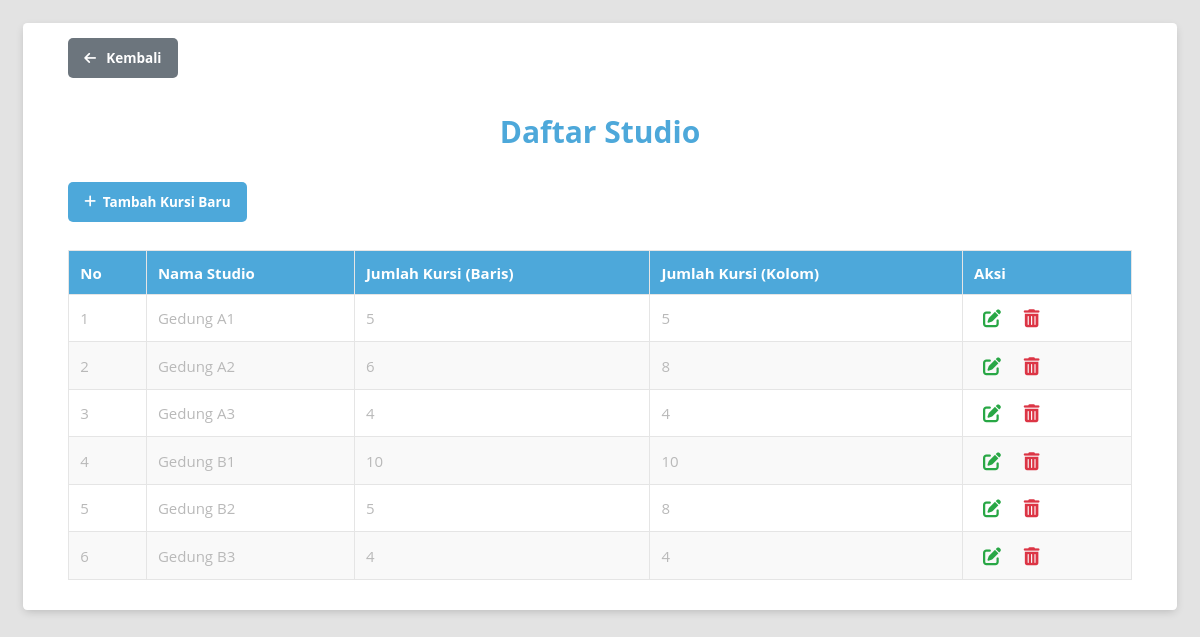
The app's page /src/Presentations/Handlers/Studio/studio_list.php with its own data.
### tables this page shows
CREATE TABLE `studio` (
  `idstudio` int NOT NULL AUTO_INCREMENT,
  `nama_studio` varchar(255) NULL DEFAULT NULL,
  `jumlah_kursi_baris` int NULL DEFAULT NULL,
  `jumlah_kursi_kolom` int NULL DEFAULT NULL,
  PRIMARY KEY (`idstudio`) USING BTREE
);

### src/Presentations/Handlers/Studio/studio_list.php (called while the page is built)
<?php
require_once '../../../init.php';
$studioList = $studioController->getAllStudios();
include '../../Views/Studio/studio_list.php';

### src/Infrastructures/Databases/DatabaseConnection.php (called while the page is built, shortened)
<?php
class DatabaseConnection
{
    private static ?PDO $instance = null;
    public static function getConnection(): PDO
    {
        if (self::$instance === null) {
            $config = include __DIR__ . '/../Configs/database.php';
            try {
                self::$instance = new PDO(
                    "mysql:host={$config['host']};dbname={$config['database']}",
                    $config['username'],
                    $config['password']
                );
                self::$instance->setAttribute(PDO::ATTR_ERRMODE, PDO::ERRMODE_EXCEPTION);
            } catch (PDOException $e) {
                die("Connection failed: " . $e->getMessage());
            }
        }
        return self::$instance;
    }
}

### src/init.php (called while the page is built, shortened)
<?php
require_once 'Infrastructures/Databases/DatabaseConnection.php';
require_once 'Adapters/Repositories/StudioRepository.php';
require_once 'UseCases/ManageStudio.php';
require_once 'Adapters/Controllers/StudioController.php';
$studioRepository = new StudioRepository();
$studioManager = new ManageStudio($studioRepository);
$studioController = new StudioController($studioManager);

### src/Adapters/Controllers/StudioController.php (called while the page is built, shortened)
<?php
class StudioController
{
    private ManageStudio $studioManager;
    public function __construct(ManageStudio $studioManager)
    {
        $this->studioManager = $studioManager;
    }
    public function getAllStudios(): array
    {
        return $this->studioManager->fetchAll();
    }
}

### src/UseCases/ManageStudio.php (called while the page is built, shortened)
<?php
class ManageStudio
{
    private StudioRepository $repository;
    public function __construct(StudioRepository $repository)
    {
        $this->repository = $repository;
    }
    public function fetchAll(): array
    {
        return $this->repository->fetchAll();
    }
}

### src/Adapters/Repositories/StudioRepository.php (called while the page is built, shortened)
<?php
class StudioRepository
{
    private PDO $db;
    public function __construct()
    {
        $this->db = DatabaseConnection::getConnection();
    }
    public function fetchAll(): array
    {
        $sql = "SELECT * FROM studio";
        $stmt = $this->db->query($sql);
        return $stmt->fetchAll(PDO::FETCH_ASSOC);
    }
}

### src/Presentations/Views/Studio/studio_list.php (the view, shortened to what this page needs)
<!DOCTYPE html>
<html lang="en">
<head>
    <link rel="stylesheet" href="../../Assets/css/style.css">
    <link rel="stylesheet" href="https://cdnjs.cloudflare.com/ajax/libs/font-awesome/6.0.0-beta3/css/all.min.css">
</head>
<body>
    <div class="container">
        <a href="../../Views/main_menu.php" class="btn back-btn">
            <i class="fas fa-arrow-left"></i> Kembali
        </a>
        <h1>Daftar Studio</h1>
        <a href="../../Handlers/Studio/studio_create.php" class="btn add-btn">
            <i class="fas fa-plus"></i> Tambah Kursi Baru
        </a>
        <table class="table">
            <thead>
                <tr>
                    <th>No</th>
                    <th>Nama Studio</th>
                    <th>Jumlah Kursi (Baris)</th>
                    <th>Jumlah Kursi (Kolom)</th>
                    <th>Aksi</th>
                </tr>
            </thead>
            <tbody>
                <?php $i = 1; ?>
                <?php foreach ($studioList as $studio): ?>
                    <tr>
                        <td><?= $i++ ?></td>
                        <td><?= $studio['nama_studio'] ?></td>
                        <td><?= $studio['jumlah_kursi_baris'] ?></td>
                        <td><?= $studio['jumlah_kursi_kolom'] ?></td>
                        <td>
                            <a href="../../Handlers/Studio/studio_edit.php?id=<?= $studio['idstudio'] ?>" class="action-link edit-link">
                                <i class="fas fa-edit"></i>
                            </a>
                            <a href="../../Handlers/Studio/studio_delete.php?id=<?= $studio['idstudio'] ?>" class="action-link delete-link">
                                <i class="fas fa-trash-alt"></i>
                            </a>
                        </td>
                    </tr>
                <?php endforeach; ?>
            </tbody>
        </table>
    </div>
</body>
</html>

### src/Presentations/Assets/css/style.css (style rules this page uses)
*, *:before, *:after { box-sizing: border-box; }
body { padding: 1em; font-family: "Open Sans", "Helvetica Neue", Helvetica, Arial, sans-serif; font-size: 15px; color: #b9b9b9; background-color: #e3e3e3; }
.container { max-width: 80em; padding: 1em 3em 2em 3em; margin: 0em auto; background-color: #fff; border-radius: 4.2px; box-shadow: 0px 3px 10px -2px rgba(0, 0, 0, 0.2); }
h1 { color: #4da8da; text-align: center; margin-bottom: 1em; }
.table { width: 100%; border-collapse: collapse; margin-top: 1em; }
.table th, .table td { padding: 0.75em; text-align: left; border: 1px solid #e5e5e5; }
.table th { background-color: #4da8da; color: #fff; }
.table tr:nth-child(even) { background-color: #f9f9f9; }
.action-link { color: #4da8da; margin: 0 0.5em; font-size: 1.2em; text-decoration: none; }
.btn { display: inline-flex; align-items: center; padding: 0.8em 1.2em; margin-bottom: 1em; font-size: 0.9em; font-weight: bold; color: #fff; background-color: #4da8da; border: none; border-radius: 5px; text-decoration: none; cursor: pointer; transition: background-color 0.3s ease; }
.btn i { margin-right: 0.5em; }
.back-btn { display: inline-block; margin-bottom: 1em; background-color: #6c757d; }
.add-btn { margin-right: 0.5em; background-color: #4da8da; }
.edit-link i { color: #28a745; transition: color 0.3s ease; }
.delete-link i { color: #dc3545; transition: color 0.3s ease; }

### records on screen
studio: nama_studio "Gedung A1", jumlah_kursi_baris "5", jumlah_kursi_kolom "5"
studio: nama_studio "Gedung A2", jumlah_kursi_baris "6", jumlah_kursi_kolom "8"
studio: nama_studio "Gedung A3", jumlah_kursi_baris "4", jumlah_kursi_kolom "4"
studio: nama_studio "Gedung B1", jumlah_kursi_baris "10", jumlah_kursi_kolom "10"
studio: nama_studio "Gedung B2", jumlah_kursi_baris "5", jumlah_kursi_kolom "8"
studio: nama_studio "Gedung B3", jumlah_kursi_baris "4", jumlah_kursi_kolom "4"
